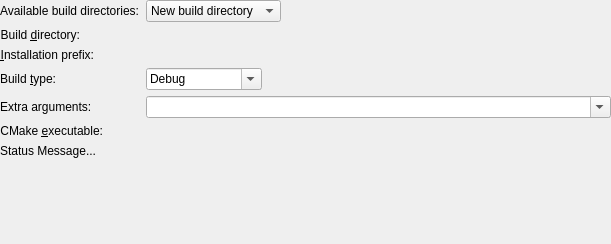
<?xml version="1.0" encoding="UTF-8"?>
<ui version="4.0">
 <class>CMakeBuildDirChooser</class>
 <widget class="QWidget" name="CMakeBuildDirChooser">
  <property name="geometry">
   <rect>
    <x>0</x>
    <y>0</y>
    <width>611</width>
    <height>244</height>
   </rect>
  </property>
  <layout class="QFormLayout" name="formLayout">
   <property name="fieldGrowthPolicy">
    <enum>QFormLayout::ExpandingFieldsGrow</enum>
   </property>
   <property name="leftMargin">
    <number>0</number>
   </property>
   <property name="topMargin">
    <number>0</number>
   </property>
   <property name="rightMargin">
    <number>0</number>
   </property>
   <property name="bottomMargin">
    <number>0</number>
   </property>
   <item row="0" column="0">
    <widget class="QLabel" name="availableLabel">
     <property name="text">
      <string>Available build directories:</string>
     </property>
    </widget>
   </item>
   <item row="0" column="1">
    <widget class="QComboBox" name="availableBuildDirs">
     <item>
      <property name="text">
       <string>New build directory</string>
      </property>
     </item>
    </widget>
   </item>
   <item row="2" column="0">
    <widget class="QLabel" name="label_3">
     <property name="text">
      <string>Build &amp;directory:</string>
     </property>
     <property name="alignment">
      <set>Qt::AlignRight|Qt::AlignTrailing|Qt::AlignVCenter</set>
     </property>
     <property name="buddy">
      <cstring>buildFolder</cstring>
     </property>
    </widget>
   </item>
   <item row="2" column="1">
    <widget class="KUrlRequester" name="buildFolder"/>
   </item>
   <item row="3" column="0">
    <widget class="QLabel" name="label">
     <property name="text">
      <string>&amp;Installation prefix:</string>
     </property>
     <property name="alignment">
      <set>Qt::AlignRight|Qt::AlignTrailing|Qt::AlignVCenter</set>
     </property>
     <property name="buddy">
      <cstring>installPrefix</cstring>
     </property>
    </widget>
   </item>
   <item row="3" column="1">
    <widget class="KUrlRequester" name="installPrefix">
     <property name="sizePolicy">
      <sizepolicy hsizetype="Expanding" vsizetype="Preferred">
       <horstretch>0</horstretch>
       <verstretch>0</verstretch>
      </sizepolicy>
     </property>
    </widget>
   </item>
   <item row="4" column="0">
    <widget class="QLabel" name="label_2">
     <property name="text">
      <string>Build &amp;type:</string>
     </property>
     <property name="alignment">
      <set>Qt::AlignRight|Qt::AlignTrailing|Qt::AlignVCenter</set>
     </property>
     <property name="buddy">
      <cstring>buildType</cstring>
     </property>
    </widget>
   </item>
   <item row="4" column="1">
    <widget class="QComboBox" name="buildType">
     <property name="editable">
      <bool>true</bool>
     </property>
     <property name="currentIndex">
      <number>0</number>
     </property>
     <item>
      <property name="text">
       <string notr="true">Debug</string>
      </property>
     </item>
     <item>
      <property name="text">
       <string notr="true">Release</string>
      </property>
     </item>
     <item>
      <property name="text">
       <string notr="true">RelWithDebInfo</string>
      </property>
     </item>
     <item>
      <property name="text">
       <string notr="true">MinSizeRel</string>
      </property>
     </item>
    </widget>
   </item>
   <item row="5" column="0">
    <widget class="QLabel" name="label_4">
     <property name="text">
      <string>Extra arguments:</string>
     </property>
    </widget>
   </item>
   <item row="5" column="1">
    <widget class="KComboBox" name="extraArguments">
     <property name="sizePolicy">
      <sizepolicy hsizetype="Expanding" vsizetype="Fixed">
       <horstretch>0</horstretch>
       <verstretch>0</verstretch>
      </sizepolicy>
     </property>
     <property name="editable">
      <bool>true</bool>
     </property>
    </widget>
   </item>
   <item row="6" column="0">
    <widget class="QLabel" name="label_5">
     <property name="text">
      <string>CMake &amp;executable:</string>
     </property>
     <property name="alignment">
      <set>Qt::AlignRight|Qt::AlignTrailing|Qt::AlignVCenter</set>
     </property>
     <property name="buddy">
      <cstring>cmakeExecutable</cstring>
     </property>
    </widget>
   </item>
   <item row="6" column="1">
    <widget class="KUrlRequester" name="cmakeExecutable">
     <property name="sizePolicy">
      <sizepolicy hsizetype="Expanding" vsizetype="Preferred">
       <horstretch>0</horstretch>
       <verstretch>0</verstretch>
      </sizepolicy>
     </property>
    </widget>
   </item>
   <item row="7" column="0" colspan="2">
    <widget class="QLabel" name="status">
     <property name="text">
      <string notr="true">Status Message...</string>
     </property>
     <property name="wordWrap">
      <bool>true</bool>
     </property>
    </widget>
   </item>
  </layout>
 </widget>
 <customwidgets>
  <customwidget>
   <class>KComboBox</class>
   <extends>QComboBox</extends>
   <header>kcombobox.h</header>
  </customwidget>
  <customwidget>
   <class>KUrlRequester</class>
   <extends>QWidget</extends>
   <header>kurlrequester.h</header>
  </customwidget>
 </customwidgets>
 <resources/>
 <connections/>
</ui>
